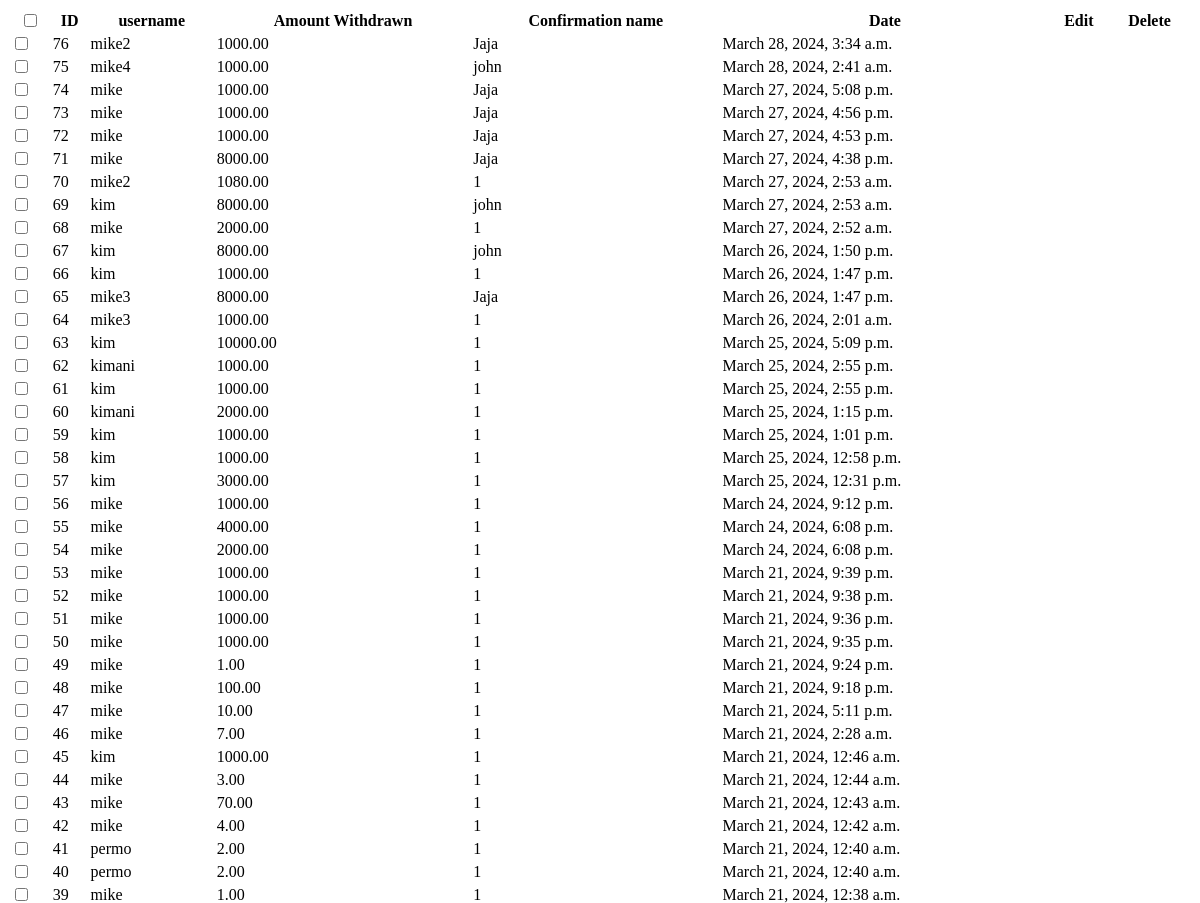
/transactions_history/withdraw_completed/ (upper part), run on an earlier commit of the app's database.
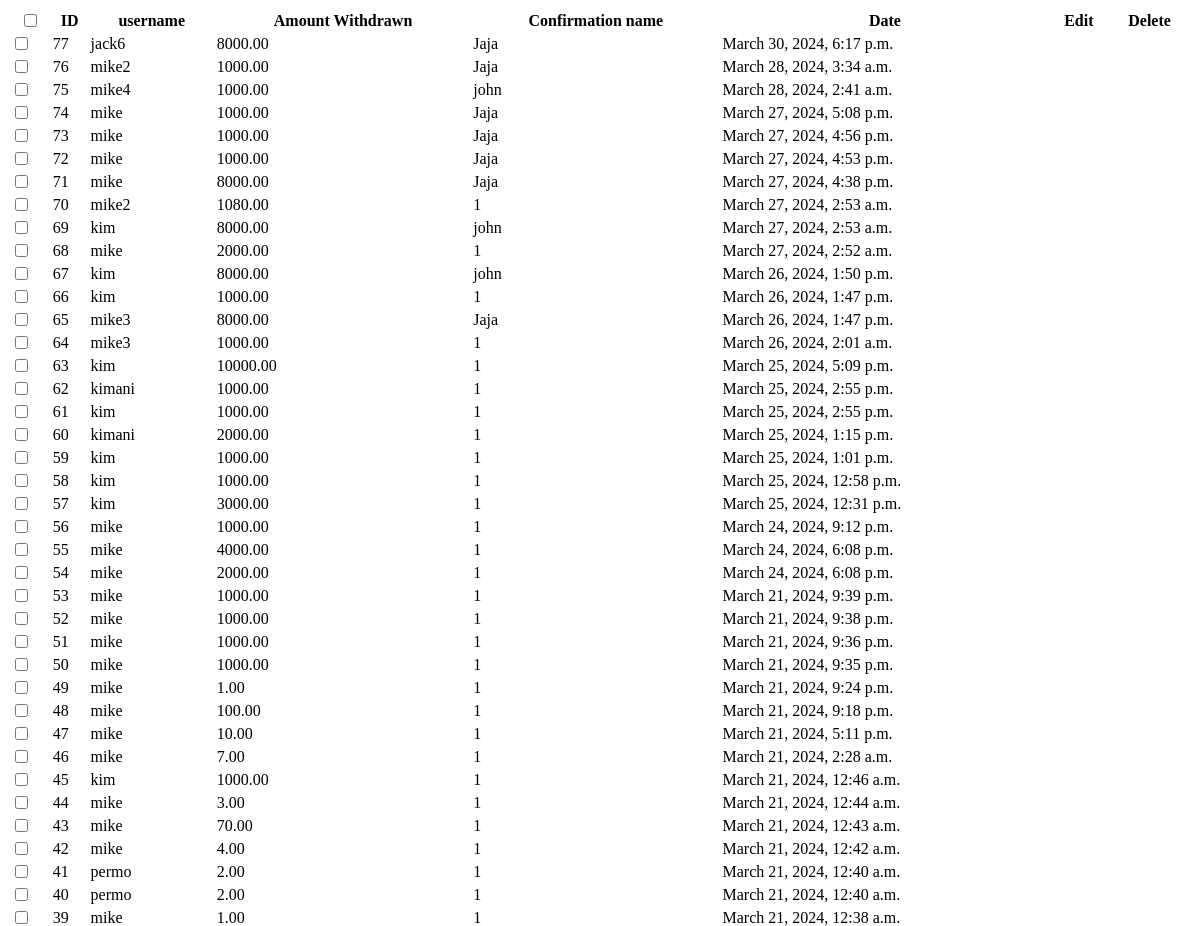
And on a later commit of the database.
### investor/models.py (models this page shows, shortened)
class Withdrawal(models.Model):
    username = models.CharField(max_length=12, null=False, blank=False)
    phone_number = models.IntegerField(null=False, blank=False)
    name = models.CharField(max_length=12, null=False, blank=False)
    withdrawn = models.DecimalField(max_digits=10, decimal_places=2)
    status = models.BooleanField(default=False)
    date = models.DateTimeField(auto_now_add=True)

### investor/views.py (the view)
# urls.py: path('transactions_history/withdraw_completed/', views.withdraw_completed, name='withdraw_completed'),
def withdraw_completed(request):
    withdraw = Withdrawal.objects.all().order_by('-date')
    return render(request, 'transactions/withdraw_completed.html', {'withdraw': withdraw})

### investor/templates/transactions/withdraw_completed.html
<div class="col-md-12">
<div class="table-responsive">
        <table id="bootstrapdatatable" class="table table-striped table-bordered" width="100%">
        <thead>
            <th><input type="checkbox" id="checkall" /></th>
            <th>ID</th>
            <th>username</th>
			<th>Amount Withdrawn</th>
			<th>Confirmation name</th>
			<th>Date</th>
            <th>Edit</th>
            <th>Delete</th>
        </thead>
        <tbody>
        {% for withdraw in withdraw  %}
            <tr>
            <td><input type="checkbox" class="checkthis" /></td>
            <td>{{ withdraw.id }}</td>
            <td>{{ withdraw.username }}</td>
            <td>{{ withdraw.withdrawn }}</td>
			<td>{{ withdraw.name }}</td>
			<td>{{ withdraw.date }}</td>
            </tr>
		{% endfor %}
        </tbody>
        </table>
        </div>

What changed in the data, as far as the page shows it:
added Withdrawal: id "77", username "jack6", withdrawn "8000.00", name "Jaja", date "March 30, 2024, 6:17 p.m."
